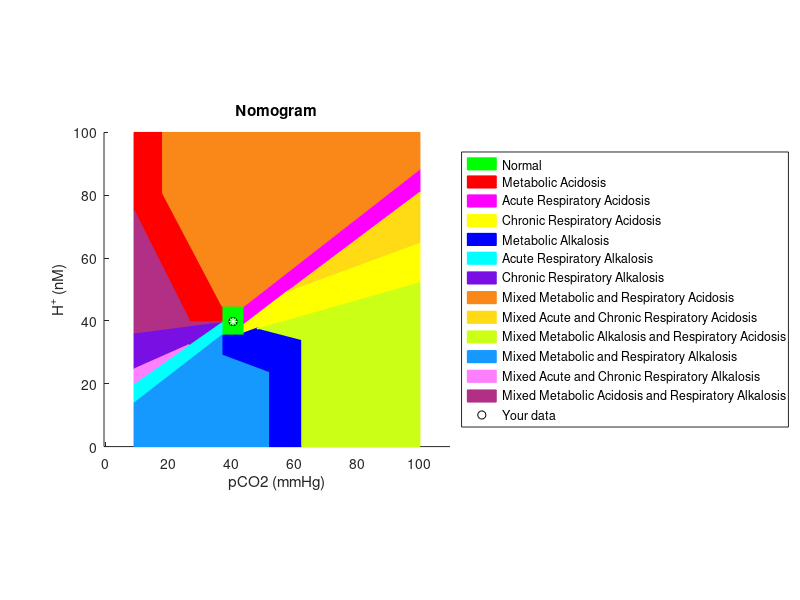

This chart was generated by the following MATLAB code:
function abnomogram(varargin)
% ABNOMOGRAM - Check the Acid-Base status of a blood sample. 
% This function executes the analysis of the Acid-Base status of a blood
% sample given the pH and the pCO2 (in mmHg). The function plots a nomogram
% with 13, differently coloured, zones. The zone in which your data fall 
% represents the Acid-Base status of your blood sample. By itself, the
% function plots a nomogram for a normal sample.
% 
% Syntax: 	ABNONOGRAM(pH,pCO2)
%      
%     Inputs:
%           pH - Blood sample pH. This is a scalar value.
%           pC02 - Blood sample pCO2. This is a scalar value.
%     Outputs:
%           - Nomogram plot
% 
%      Example: 
%      abnomogram will show a nomogram for a normal sample
%      abnomogram(7.5,45) will show a nomogram with your data into the metabolic alkalosis zone
%
%           Created by Giuseppe Cardillo
%           giuseppe.cardillo-edta@poste.it
%
% To cite this file, this would be an appropriate format:
% Cardillo G. (2008) ABnomogram: check the acid-base status of a blood
% sample. 
% http://www.mathworks.com/matlabcentral/fileexchange/20571

%Input error handling
defaultpH=7.4;
defaultpCO2=40.5;
validation = @(x) isnumeric(x) && isscalar(x) && isreal (x) && isfinite(x) && (x > 0);
p = inputParser;
addOptional(p,'x',defaultpH,validation);
addOptional(p,'y',defaultpCO2,validation);
parse(p,varargin{:});
x=p.Results.x; y=p.Results.y;
clear p default* validation

x=10^(-x+9); %transform pH in nM units
Z=zeros(1,14); %Zone vector preallocation
%Set the colors of the 13 zones
C=[0 255 0; 255 0 0; 255 0 255; 255 255 0; 0 0 255; 0 255 255;...
    122 15 227; 249 136 25; 255 219 21; 203 255 21; 21 153 255;...
    255 128 255; 177 47 133]./255; 
figure('Position',[0 0 1280 960]);
hold on
%Normal 
pCO2=[37 37 44 44];
H=[35.50 44.70 44.70 35.50];
Z(1)=fill(pCO2,H,C(1,:),'EdgeColor',C(1,:));
%Metabolic Acidosis
pCO2=[9 18.07 18.07 9];
H=[-1.98855.*pCO2(1:2)+93.11307 100 100];
Z(2)=fill(pCO2,H,C(2,:),'EdgeColor',C(2,:));
pCO2=[18.08 26.81 26.81 18.08];
H=[-1.98855.*pCO2(1:2)+93.11307 -1.90016.*pCO2(3:4)+115.00586];
fill(pCO2,H,C(2,:),'EdgeColor',C(2,:));
pCO2=[26.82 36.99 36.99 26.82];
H=[-1.90016.*pCO2(1:2)+115.00586 39.8 39.8];
fill(pCO2,H,C(2,:),'EdgeColor',C(2,:));
%Acute Respiratory Acidosis
pCO2=[44.01 100 100 44.01];
H=[0.75036.*pCO2(1:2)+5.94429 0.77929.*pCO2(3:4)+10.41143];
Z(3)=fill(pCO2,H,C(3,:),'EdgeColor',C(3,:));
%Chronic Respiratory Acidosis
pCO2=[44.01 57.83 57.83 44.01];
H=[0.28482.*pCO2(1:2)+23.66786 0.76645.*pCO2(3:4)+5.17621];
Z(4)=fill(pCO2,H,C(4,:),'EdgeColor',C(4,:));
pCO2=[57.84 100 100 57.84];
H=[0.28482.*pCO2(1:2)+23.66786 0.36827.*pCO2(3:4)+28.20287];
fill(pCO2,H,C(4,:),'EdgeColor',C(4,:));
%Metabolic Alkalosis
pCO2=[37 44 44 37];
H=[-0.37272.*pCO2(1:2)+42.93068 35.49 35.49];
Z(5)=fill(pCO2,H,C(5,:),'EdgeColor',C(5,:));
pCO2=[44.01 48.18 48.18 44.01];
H=[-0.37272.*pCO2(1:2)+42.93068 0.36516.*pCO2(3:4)+20.13317];
fill(pCO2,H,C(5,:),'EdgeColor',C(5,:));
pCO2=[48.19 51.80 51.80 48.19];
H=[-0.37272.*pCO2(1:2)+42.93068 -0.25989.*pCO2(3:4)+50.25395];
fill(pCO2,H,C(5,:),'EdgeColor',C(5,:));
pCO2=[51.81 62.35 62.35 51.81];
H=[0 0 -0.25989.*pCO2(3:4)+50.25395];
fill(pCO2,H,C(5,:),'EdgeColor',C(5,:));
%Acute Respiratory Alkalosis
pCO2=[9 36.99 36.99 9];
H=[0.77332.*pCO2(1:2)+6.8872 0.7068.*pCO2(3:4)+13.64852];
Z(6)=fill(pCO2,H,C(6,:),'EdgeColor',C(6,:));
%Chronic Respiratory Alkalosis
pCO2=[9 26.50 26.50 9];
H=[0.44379.*pCO2(1:2)+20.70493 0.13015.*pCO2(3:4)+34.98438];
Z(7)=fill(pCO2,H,C(7,:),'EdgeColor',C(7,:));
pCO2=[26.51 36.99 36.99 26.51];
H=[0.69876.*pCO2(1:2)+13.94585 0.13015.*pCO2(3:4)+34.98438];
fill(pCO2,H,C(7,:),'EdgeColor',C(7,:));
%Mixed Metabolic and Respiratory Acidosis
pCO2=[18.08 36.99 36.99 18.07];
H=[-1.90016.*pCO2(1:2)+115.00586 100 100];
Z(8)=fill(pCO2,H,C(8,:),'EdgeColor',C(8,:));
pCO2=[37 44 44 37];
H=[44.71 44.71 100 100];
fill(pCO2,H,C(8,:),'EdgeColor',C(8,:));
pCO2=[44.01 100 100 44.01];
H=[0.77929.*pCO2(1:2)+10.41143 100 100];
fill(pCO2,H,C(8,:),'EdgeColor',C(8,:));
%Mixed Acute and Chronic Respiratory Acidosis
pCO2=[57.84 100 100 57.84];
H=[0.75036.*pCO2(1:2)+5.94429 0.36827.*pCO2(3:4)+28.20287];
Z(9)=fill(pCO2,H,C(9,:),'EdgeColor',C(9,:));
%Mixed Metabolic Alkalosis and Respiratory Acidosis
pCO2=[48.20 62.35 62.35 48.20];
H=[-0.25989.*pCO2(1:2)+50.25395 0.28482.*pCO2(3:4)+23.66786];
Z(10)=fill(pCO2,H,C(10,:),'EdgeColor',C(10,:));
pCO2=[62.36 100 100 62.36];
H=[0 0 0.28482.*pCO2(3:4)+23.66786];
fill(pCO2,H,C(10,:),'EdgeColor',C(10,:));
%Mixed Metabolic and Respiratory Alkalosis
pCO2=[9 36.99 36.99 9];
H=[0 0 0.77332.*pCO2(3:4)+6.8872];
Z(11)=fill(pCO2,H,C(11,:),'EdgeColor',C(11,:));
pCO2=[37 51.80 51.80 37];
H=[0 0 -0.37272.*pCO2(3:4)+42.93068];
fill(pCO2,H,C(11,:),'EdgeColor',C(11,:));
%Mixed Acute and Chronic Respiratory Alkalosis
pCO2=[9 26.50 26.50 9];
H=[0.7068.*pCO2(1:2)+13.64852 0.4438.*pCO2(3:4)+20.70493];
Z(12)=fill(pCO2,H,C(12,:),'EdgeColor',C(12,:));
%Mixed Metabolic Acidosis and Respiratory Alkalosis
pCO2=[9 26.80 26.80 9];
H=[0.13015.*pCO2(1:2)+34.98438 -1.98855.*pCO2(3:4)+93.11307];
Z(13)=fill(pCO2,H,C(13,:),'EdgeColor',C(13,:));
pCO2=[26.81 36.99 36.99 26.80];
H=[0.13015.*pCO2(1:2)+34.98438 39.7 39.7];
Z(13)=fill(pCO2,H,C(13,:),'EdgeColor',C(13,:));
%Plot data
Z(14)=plot(y,x,'ko');
plot(y,x,'w*')

%Add labels
title('Nomogram')
xlabel('pCO2 (mmHg)')
ylabel('H^+ (nM)')
legend(Z,'Normal', ...
    'Metabolic Acidosis', 'Acute Respiratory Acidosis', 'Chronic Respiratory Acidosis',...
    'Metabolic Alkalosis', 'Acute Respiratory Alkalosis', 'Chronic Respiratory Alkalosis',...
    'Mixed Metabolic and Respiratory Acidosis', 'Mixed Acute and Chronic Respiratory Acidosis', ...
    'Mixed Metabolic Alkalosis and Respiratory Acidosis', 'Mixed Metabolic and Respiratory Alkalosis', ...
    'Mixed Acute and Chronic Respiratory Alkalosis', 'Mixed Metabolic Acidosis and Respiratory Alkalosis',...
    'Your data','Location','EastOutside')
axis equal
hold off
